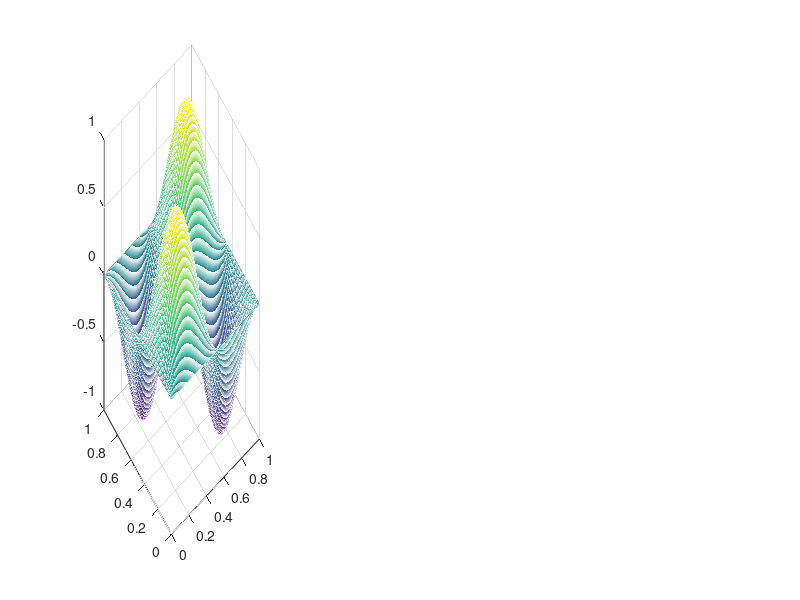

The MATLAB script that drew this image: (Note: this script raises an error after producing the figure.)
clear all;
clc;
close all;

f = @(x, y) sin(2*pi*x).*sin(2*pi*y);

Np = 100;
xp = linspace(0, 1, Np);
yp = linspace(0, 1, Np);
[X, Y] = meshgrid(xp, yp);
Z = f(X, Y);

figure(1)
subplot(1, 3, 1)
mesh(X, Y, Z)
zlim([-1 1])

Ns = 50;
RBFtype = 'CP_C6';
R = 2.5;
xs = [rand(Ns, 1), rand(Ns, 1)];
ys = sin(2*pi*xs(:, 1)).*sin(2*pi*xs(:, 2));

N = 70;
XX = reshape(X, Np*Np, 1);
YY = reshape(Y, Np*Np, 1);

%%x = [rand(N, 1), rand(N, 1)];

y = RBFinterp(xs, ys, [XX, YY], RBFtype, R);
z = reshape(y, Np, Np);

%tr = delaunay(x(:, 1), x(:, 2));
figure(1)
subplot(1, 3, 2)
mesh(X, Y, z)
zlim([-1 1])
%trisurf(tr, x(:, 1), x(:, 2), y)

error = z-Z;
subplot(1, 3, 3)
mesh(X, Y, error)


f2 = @(x) sin(20*pi*x);
xs = rand(Ns, 1);
xs = linspace(0, 1, Ns)';
xs = sort(xs);
ys = f2(xs);

x = linspace(0, 1, N)';
y = RBFinterp(xs, ys, x, RBFtype, R);

xss = linspace(0, 1, 1000)';
yss = f2(xss);

figure(2)
plot(xss, yss, 'r')
hold on
plot(xs, ys, 'ro')
plot(x, y, 'b')

